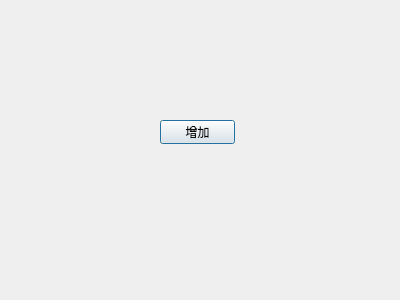
<?xml version="1.0" encoding="UTF-8"?>
<ui version="4.0">
 <class>SetDialog</class>
 <widget class="QDialog" name="SetDialog">
  <property name="geometry">
   <rect>
    <x>0</x>
    <y>0</y>
    <width>400</width>
    <height>300</height>
   </rect>
  </property>
  <property name="windowTitle">
   <string>SetDialog</string>
  </property>
  <widget class="QPushButton" name="btnAdd">
   <property name="geometry">
    <rect>
     <x>160</x>
     <y>120</y>
     <width>75</width>
     <height>24</height>
    </rect>
   </property>
   <property name="text">
    <string>增加</string>
   </property>
  </widget>
 </widget>
 <resources/>
 <connections/>
</ui>
